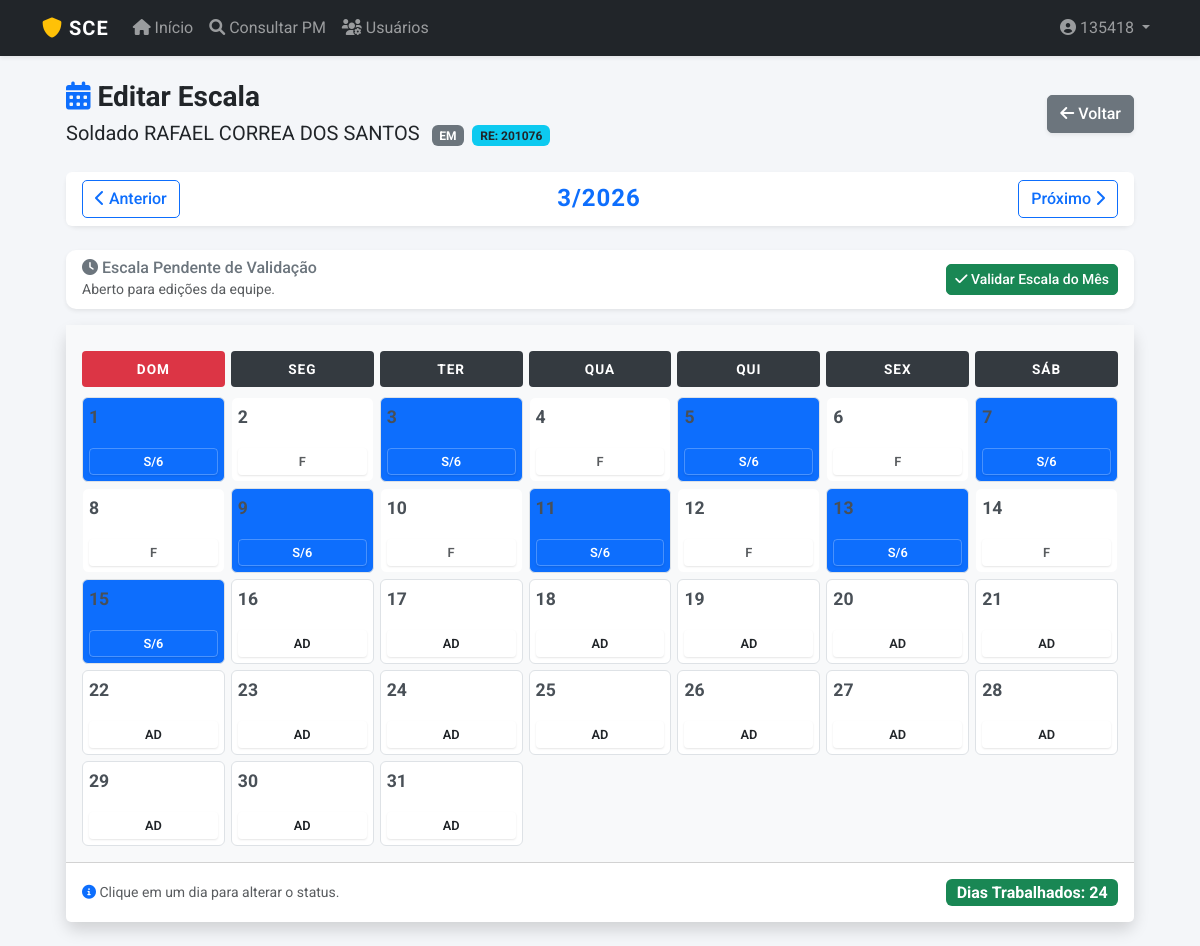
The page /escala/72 (signed in) on the database its author committed.
### app.py (models this page shows)
class Usuario(UserMixin, db.Model):
    id = db.Column(db.Integer, primary_key=True)
    username = db.Column(db.String(20), unique=True, nullable=False)
    re = db.Column(db.String(20), unique=True, nullable=False)
    nome = db.Column(db.String(100), nullable=False)
    password = db.Column(db.String(100), nullable=False)
    perfil = db.Column(db.String(20), default='comum') # 'admin', 'operador', 'comum'

class Policial(db.Model):
    id = db.Column(db.Integer, primary_key=True)
    posto = db.Column(db.String(20))
    re = db.Column(db.String(20), unique=True)
    nome = db.Column(db.String(100))
    nome_guerra = db.Column(db.String(50))
    cia = db.Column(db.String(20))
    secao_em = db.Column(db.String(50))
    tipo_escala = db.Column(db.String(20))
    inicio_pares = db.Column(db.Boolean, default=True) # True = Dias Pares
    data_base_escala = db.Column(db.Date, nullable=True)
    funcao = db.Column(db.String(100))
    equipe = db.Column(db.String(50))
    viatura = db.Column(db.String(50))
    ativo = db.Column(db.Boolean, default=True)
    status_saude = db.Column(db.String(50), default='Apto Sem Restrições')
    restricao_tipo = db.Column(db.String(100))
    data_fim_restricao = db.Column(db.Date)

class AlteracaoEscala(db.Model):
    id = db.Column(db.Integer, primary_key=True)
    policial_id = db.Column(db.Integer, db.ForeignKey('policial.id'))
    data = db.Column(db.Date)
    valor = db.Column(db.String(10))
    motivo = db.Column(db.String(200))

### app.py (the view)
@app.route('/escala/<int:id_pm>')
@login_required
def escala(id_pm):
    pm = db.session.get(Policial, id_pm)
    hoje = datetime.now()
    mes = request.args.get('mes', hoje.month, type=int)
    ano = request.args.get('ano', hoje.year, type=int)
    p_dia, u_dia = calendar.monthrange(ano, mes)
    dias_vazios = (p_dia + 1) % 7
    escala_vis = []; total_trabalhado = 0
    siglas_folga = ['F', 'A', 'F*', 'JM', 'FM', 'DS', 'DR', 'FR', 'PF', 'CV', 'LTS', 'EAP', 'LT', 'LG', 'PT', 'LA', 'NP', 'FN', 'FS']
    for d in range(1, u_dia + 1):
        dt = datetime(ano, mes, d)
        sigla = calcular_escala_dia(pm, dt)
        if sigla not in siglas_folga: total_trabalhado += 1
        cor = 'bg-light'
        if sigla in siglas_folga: cor = 'bg-white text-muted border-light'
        elif sigla in ['S', 'S/1', 'S/2', 'S/8' 'M1', 'M2']: cor = 'bg-success text-white'
        elif sigla in ['S/3', 'S/4', 'S/5', 'S/6', 'S/7']: cor = 'bg-primary text-white'
        elif sigla in ['LTS', 'CV', 'FN', 'FS']: cor = 'bg-warning text-dark'
        elif sigla in ['SS', 'SR', 'EE']: cor = 'bg-info text-dark'
        elif sigla in ['LP']: cor = 'bg-info text-white', 'Licença Prêmio'
        elif sigla in ['LSV']: cor = 'bg-secondary text-white', 'Licença S/ Venc.'
        elif sigla in ['AD']: cor = 'bg-primary text-white', 'Adido (Outra OPM)'
        escala_vis.append({'dia': d, 'valor': sigla, 'classe': cor, 'data_iso': dt.strftime('%Y-%m-%d')})
    nav = {'ant_m': mes-1 if mes>1 else 12, 'ant_a': ano if mes>1 else ano-1, 'prox_m': mes+1 if mes<12 else 1, 'prox_a': ano if mes<12 else ano+1}
    validacao = ValidacaoMensal.query.filter_by(policial_id=id_pm, mes=mes, ano=ano).first()
    return render_template('editar.html', pm=pm, mes=mes, ano=ano, escala=escala_vis, dias_vazios=dias_vazios, totais={'trabalhado': total_trabalhado}, nav=nav, validacao=validacao, current_user=current_user)

### app.py (called while the page is built)
@login_manager.user_loader
def load_user(user_id):
    return db.session.get(Usuario, int(user_id))

### templates/editar.html (shortened to what this page needs)
{% extends "base.html" %}
{% block content %}
<div class="container-fluid px-4">
    <div class="row mb-4 align-items-center">
        <div class="col-md-8">
            <h3 class="m-0 text-dark fw-bold"><i class="fas fa-calendar-alt text-primary"></i> Editar Escala</h3>
            <div class="mt-1 text-muted">
                <span class="fs-5 text-dark">{{ pm.posto }} {{ pm.nome }}</span>
                <span class="badge bg-secondary ms-2">{{ pm.cia }}</span>
                <span class="badge bg-info text-dark ms-1">RE: {{ pm.re }}</span>
            </div>
        </div>
        <div class="col-md-4 text-end">
            <a href="{{ url_for('index') }}" class="btn btn-secondary shadow-sm"><i class="fas fa-arrow-left"></i> Voltar</a>
        </div>
    </div>
    <div class="card shadow-sm mb-4 border-0">
        <div class="card-body py-2 d-flex justify-content-between align-items-center bg-white rounded">
            <a href="{{ url_for('escala', id_pm=pm.id, mes=nav.ant_m, ano=nav.ant_a) }}" class="btn btn-outline-primary">
                <i class="fas fa-chevron-left"></i> Anterior
            </a>
            <h4 class="m-0 fw-bold text-uppercase text-primary" style="letter-spacing: 1px;">{{ mes }}/{{ ano }}</h4>
            <a href="{{ url_for('escala', id_pm=pm.id, mes=nav.prox_m, ano=nav.prox_a) }}" class="btn btn-outline-primary">
                Próximo <i class="fas fa-chevron-right"></i>
            </a>
        </div>
    </div>
        <div class="card mb-3 shadow-sm {% if validacao %}border-success{% else %}border-secondary{% endif %}">
            <div class="card-body d-flex justify-content-between align-items-center py-2">
                <div>
                    {% if validacao %}
                        <h6 class="text-success mb-0"><i class="fas fa-check-double"></i> Escala Validada Oficialmente</h6>
                        <small class="text-muted">Por: <strong>{{ validacao.admin_info }}</strong> em {{ validacao.data_validacao.strftime('%d/%m/%Y às %H:%M') }}</small>
                    {% else %}
                        <h6 class="text-secondary mb-0"><i class="fas fa-clock"></i> Escala Pendente de Validação</h6>
                        <small class="text-muted">Aberto para edições da equipe.</small>
                    {% endif %}
                </div>
                <div>
                    {% if current_user.perfil == 'admin' %}
                        {% if validacao %}
                            <form action="{{ url_for('revogar_validacao', id_pm=pm.id, mes=mes, ano=ano) }}" method="POST" class="d-inline">
                                <button type="submit" class="btn btn-outline-danger btn-sm">
                                    <i class="fas fa-unlock"></i> Revogar Validação
                                </button>
                            </form>
                        {% else %}
                            <form action="{{ url_for('validar_escala', id_pm=pm.id, mes=mes, ano=ano) }}" method="POST" class="d-inline">
                                <button type="submit" class="btn btn-success btn-sm">
                                    <i class="fas fa-check"></i> Validar Escala do Mês
                                </button>
                            </form>
                        {% endif %}
                    {% endif %}
                </div>
            </div>
        </div>
    <div class="card shadow border-0">
        <div class="card-body p-3 bg-light">
            <div class="calendar-grid mb-2">
                <div class="calendar-header bg-danger">DOM</div>
                <div class="calendar-header">SEG</div>
                <div class="calendar-header">TER</div>
                <div class="calendar-header">QUA</div>
                <div class="calendar-header">QUI</div>
                <div class="calendar-header">SEX</div>
                <div class="calendar-header">SÁB</div>
            </div>
            <div class="calendar-grid">
                {% for dia in escala %}
                    <div class="calendar-day {{ dia.classe }}"
                         onclick="prepararModal('{{ dia.data_iso }}', '{{ dia.valor }}')">
                        <div class="d-flex justify-content-between align-items-start">
                            <span class="day-number">{{ dia.dia }}</span>
                        </div>
                        <div class="day-value border border-white border-opacity-25">
                            {{ dia.valor }}
                        </div>
                    </div>
                {% endfor %}
            </div>
        </div>
        <div class="card-footer bg-white text-muted small py-3">
            <div class="d-flex justify-content-between align-items-center">
                <span><i class="fas fa-info-circle text-primary"></i> Clique em um dia para alterar o status.</span>
                <span class="badge bg-success fs-6">Dias Trabalhados: {{ totais.trabalhado }}</span>
            </div>
        </div>
    </div>
</div>
{% endblock %}

### templates/base.html (shortened to what this page needs)
<!DOCTYPE html>
<html lang="pt-br">
<head>
    <link href="https://cdn.jsdelivr.net/npm/bootstrap@5.3.0/dist/css/bootstrap.min.css" rel="stylesheet">
    <link href="https://cdnjs.cloudflare.com/ajax/libs/font-awesome/6.0.0/css/all.min.css" rel="stylesheet">
</head>
<body>
    <nav class="navbar navbar-expand-lg navbar-dark bg-dark shadow-sm">
        <div class="container">
            <a class="navbar-brand" href="{{ url_for('index') }}">
                <i class="fas fa-shield-alt text-warning"></i> SCE
            </a>
            <div class="collapse navbar-collapse" id="navbarNav">
                <ul class="navbar-nav me-auto">
                    <li class="nav-item">
                        <a class="nav-link" href="{{ url_for('index') }}">
                            <i class="fas fa-home"></i> Início
                        </a>
                    </li>
                    {% if current_user.is_authenticated %}
                    <li class="nav-item">
                        <a class="nav-link" href="{{ url_for('consultar_pm') }}">
                            <i class="fas fa-search"></i> Consultar PM
                        </a>
                    </li>
                    {% endif %}
                    {% if current_user.is_authenticated and current_user.perfil == 'admin' %}
                    <li class="nav-item">
                        <a class="nav-link" href="{{ url_for('listar_usuarios') }}">
                            <i class="fas fa-users-cog"></i> Usuários
                        </a>
                    </li>
                    {% endif %}
                </ul>
                <ul class="navbar-nav">
                    {% if current_user.is_authenticated %}
                    <li class="nav-item dropdown">
                        <a class="nav-link dropdown-toggle" href="#" id="userDrop" role="button" data-bs-toggle="dropdown">
                            <i class="fas fa-user-circle"></i> {{ current_user.username }}
                        </a>
                    </li>
                    {% else %}
                    <li class="nav-item">
                        <a class="nav-link" href="{{ url_for('login') }}">Entrar</a>
                    </li>
                    {% endif %}
                </ul>
            </div>
        </div>
    </nav>
    <div class="container py-4">
        {% block content %}{% endblock %}
    </div>
</body>
</html>

### templates/base.html (style rules this page uses)
body { font-family: 'Roboto', sans-serif; background-color: #f4f6f9; }
.navbar-brand { font-weight: 700; letter-spacing: 1px; }
.card { border: none; border-radius: 10px; box-shadow: 0 4px 6px rgba(0,0,0,0.1); }
.btn { border-radius: 5px; font-weight: 500; }

### templates/editar.html (style rules this page uses)
.calendar-grid { display: grid; grid-template-columns: repeat(7, 1fr); gap: 6px; margin-top: 10px; }
.calendar-header { text-align: center; font-weight: bold; background-color: #343a40; color: white; padding: 8px 0; border-radius: 4px; font-size: 0.85rem; letter-spacing: 1px; }
.calendar-day { min-height: 85px; border: 1px solid #dee2e6; border-radius: 6px; background-color: white; padding: 6px; position: relative; transition: all 0.2s; display: flex; flex-direction: column; justify-content: space-between; cursor: pointer; }
.day-number { font-weight: 700; font-size: 1.1rem; color: #495057; }
.day-value { font-size: 0.8rem; padding: 3px; border-radius: 4px; text-align: center; width: 100%; font-weight: 600; box-shadow: 0 1px 2px rgba(0,0,0,0.1); }
.bg-white { background-color: #ffffff !important; }
.bg-light { background-color: #f8f9fa !important; }

### rows shown on the page
Usuario: username "135418"
Policial: posto "Soldado", nome "RAFAEL CORREA DOS SANTOS", cia "EM", re "201076", valor "S/6"
AlteracaoEscala: dia "16", valor "AD"
AlteracaoEscala: dia "17", valor "AD"
AlteracaoEscala: dia "18", valor "AD"
AlteracaoEscala: dia "19", valor "AD"
AlteracaoEscala: dia "20", valor "AD"
AlteracaoEscala: dia "21", valor "AD"
AlteracaoEscala: dia "22", valor "AD"
AlteracaoEscala: dia "23", valor "AD"
AlteracaoEscala: dia "24", valor "AD"
AlteracaoEscala: dia "25", valor "AD"
AlteracaoEscala: dia "26", valor "AD"
AlteracaoEscala: dia "27", valor "AD"
AlteracaoEscala: dia "28", valor "AD"
AlteracaoEscala: dia "29", valor "AD"
AlteracaoEscala: dia "30", valor "AD"
AlteracaoEscala: dia "31", valor "AD"

### other values the page prints
{{ mes }} "3"
{{ ano }} "2026"
{{ dia.dia }} "2" "4" "6" "8" "10" "12" "14"
{{ dia.valor }} "F" "F" "F" "F" "F" "F" "F"
{{ totais.trabalhado }} "24"
